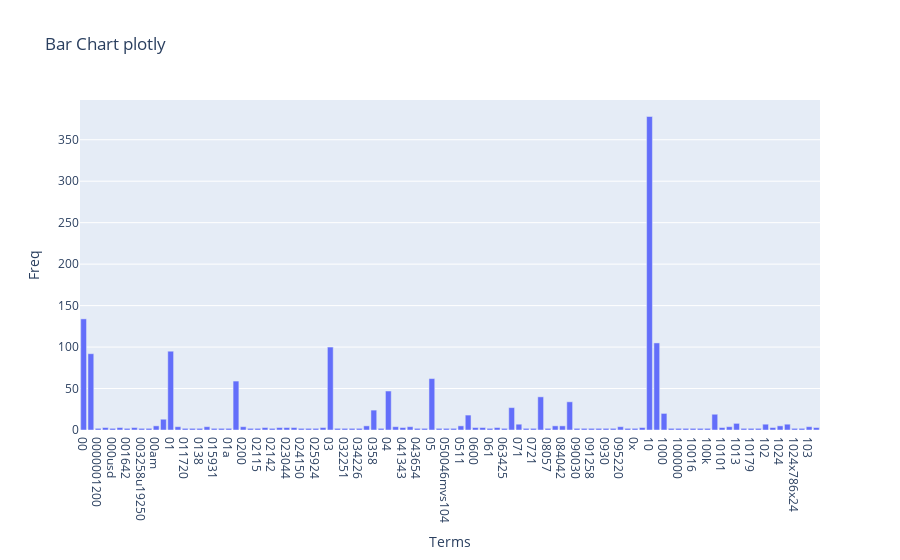

This figure's notebook cell:
### Markdown cell above
### >>> **Exercise 13 (take home):** 
The chart above only contains 300 vocabulary in the documents, and it's already computationally intensive to both compute and visualize. Can you efficiently reduce the number of terms you want to visualize as an exercise.

### Code cell
# Answer here
import pandas as pd
import plotly.express as px

term_frequencies = np.asarray(X_counts.sum(axis=0))[0]

data = {
    'Terms':count_vect.get_feature_names_out()[:300],
    'Freq':term_frequencies[:300]
}

df = pd.DataFrame(data)

df_filtered = df[df['Freq'] > 1]

fig = px.bar(df_filtered,
             x='Terms',
             y='Freq',
             title='Bar Chart plotly')

fig.show()

### Figure 1 — Plotly figure (JSON) as saved in the notebook; plotly's stock layout.template omitted (floating-point values rounded to 4 significant figures)
{"data": [{"alignmentgroup": "True", "hovertemplate": "Terms=%{x}<br>Freq=%{y}<extra></extra>", "legendgroup": "", "marker": {"color": "#636efa", "pattern": {"shape": ""}}, "name": "", "offsetgroup": "", "orientation": "v", "showlegend": false, "textposition": "auto", "type": "bar", "x": ["00", "000", "0000001200", "0001", "000usd", "0010580b", "001642", "002", "003258u19250", "004021809", "00am", "00pm", "01", "0100", "011720", "013", "0138", "01580", "015931", "0184", "01a", "02", "0200", "020504", "02115", "02118", "02142", "02173", "023044", "024103", "024150", "025240", "025924", "0293", "03", "031423", "032251", "033446", "034226", "0349", "0358", "0391", "04", "040", "041343", "0423", "043654", "044140", "05", "0500", "050046mvs104", "0510", "0511", "06", "0600", "0608", "061", "06320", "063425", "07", "071", "071823", "0721", "08", "08057", "081052", "084042", "09", "090030", "091139", "091258", "091844", "0930", "093300", "095220", "0987", "0x", "0x100", "10", "100", "1000", "10000", "100000", "100015", "10016", "100grams", "100k", "101", "10101", "101010", "1013", "1015", "10179", "10193", "102", "102007", "1024", "1024x768", "1024x786x24", "1028", "103", "103237"], "xaxis": "x", "y": [134, 92, 2, 3, 2, 3, 2, 3, 2, 2, 5, 13, 95, 4, 2, 2, 2, 4, 2, 2, 2, 59, 4, 2, 2, 3, 2, 3, 3, 3, 2, 2, 2, 3, 100, 2, 2, 2, 2, 5, 24, 2, 47, 4, 3, 4, 2, 2, 62, 2, 2, 2, 5, 18, 3, 3, 2, 3, 2, 27, 7, 2, 2, 40, 2, 5, 5, 34, 2, 2, 2, 2, 2, 2, 4, 2, 2, 3, 378, 105, 20, 2, 2, 2, 2, 2, 2, 19, 3, 4, 8, 2, 2, 2, 7, 3, 5, 7, 2, 2, 4, 3], "yaxis": "y"}], "layout": {"barmode": "relative", "legend": {"tracegroupgap": 0}, "title": {"text": "Bar Chart plotly"}, "xaxis": {"anchor": "y", "domain": [0, 1], "title": {"text": "Terms"}}, "yaxis": {"anchor": "x", "domain": [0, 1], "title": {"text": "Freq"}}}}
